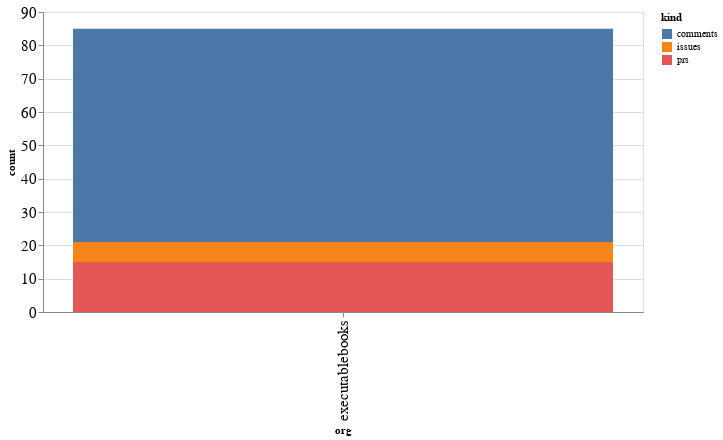

This figure's notebook cell:
### Code cell
alt.Chart(org_summaries, width=600).mark_bar().encode(
    x='org',
    y='count',
    color='kind',
    tooltip="org"
)

### Figure 1 — Vega-Lite specification as saved in the notebook (floating-point values rounded to 4 significant figures)
{"config": {"axisLeft": {"labelFontSize": 15}, "axisBottom": {"labelFontSize": 15}}, "data": {"name": "data-b576c9dcd54f59a36f9f8c0f2f5556a9"}, "mark": "bar", "encoding": {"color": {"type": "nominal", "field": "kind"}, "tooltip": {"type": "nominal", "field": "org"}, "x": {"type": "nominal", "field": "org"}, "y": {"type": "quantitative", "field": "count"}}, "width": 600, "$schema": "https://vega.github.io/schema/vega-lite/v4.8.1.json", "datasets": {"data-b576c9dcd54f59a36f9f8c0f2f5556a9": [{"org": "executablebooks", "kind": "comments", "count": 64}, {"org": "executablebooks", "kind": "issues", "count": 6}, {"org": "executablebooks", "kind": "prs", "count": 15}]}}
